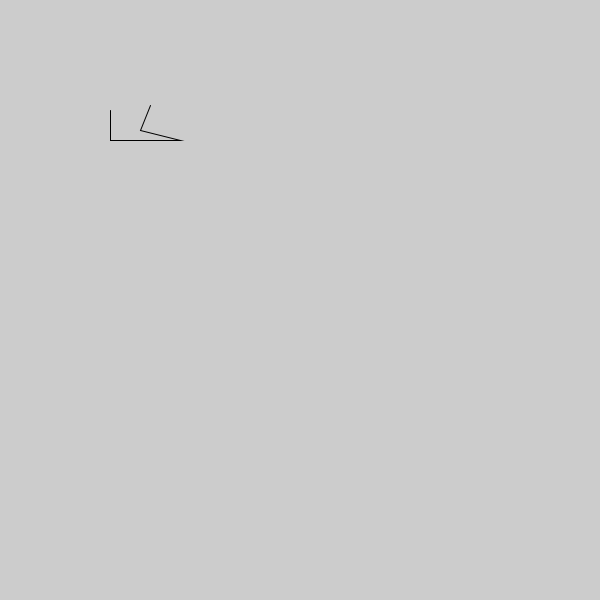
Frame 1 (no input)
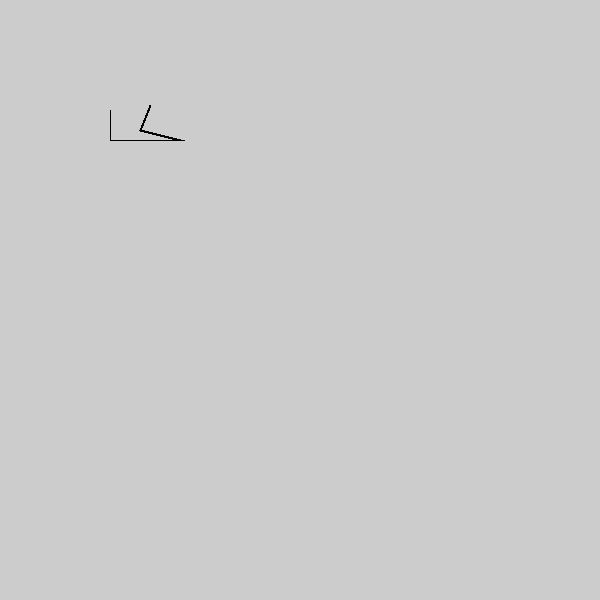
Frame 60 (the mouse pressed at the canvas centre just before this capture)
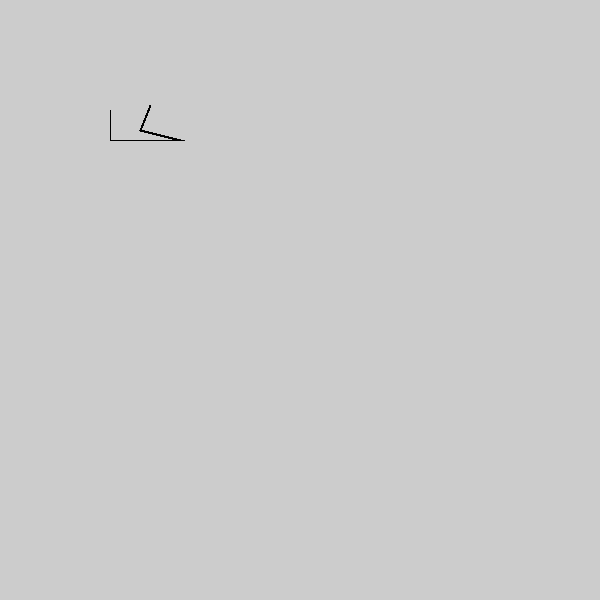
Frame 120 (the mouse held since frame 60 and released just before this capture)

The Processing sketch that drew these frames (run headless with seeded random() and noise(); from frame 60 on, the mouse is pressed at the canvas centre):

// Processing sketch: curvetest
// ── curvetest.pde
void setup(){
  size(600,600);
  noFill();
  stroke(0);
}
void draw() {
  float x1 = 100;
  float y1 = 100;
  PShape s = createShape();
  s.beginShape();
    s.vertex(10, 10);
    s.quadraticVertex(10, 40, 80, 40);
    s.quadraticVertex(40, 30, 50, 5);

    //s.vertex(20,10);
  s.endShape();
  shape(s,100,100);
}
